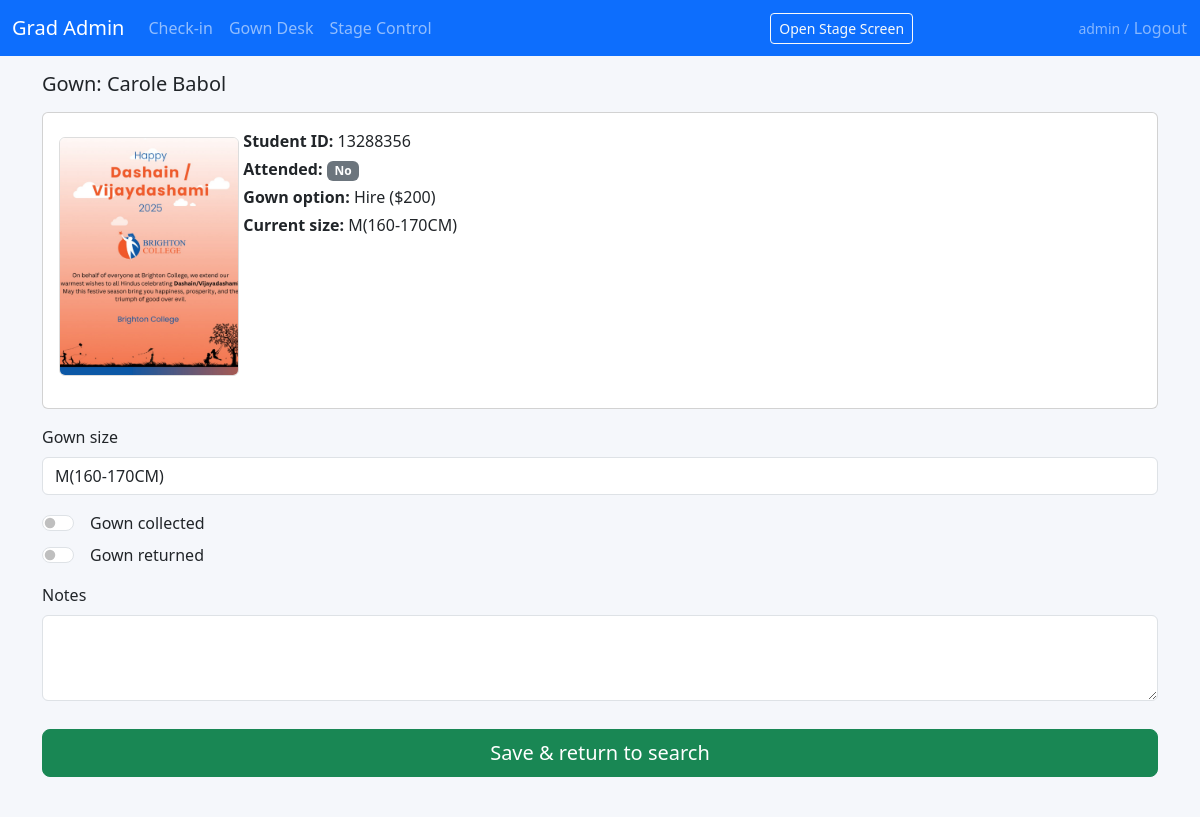
Page /gowns/34/ (signed in) on the earlier database version.
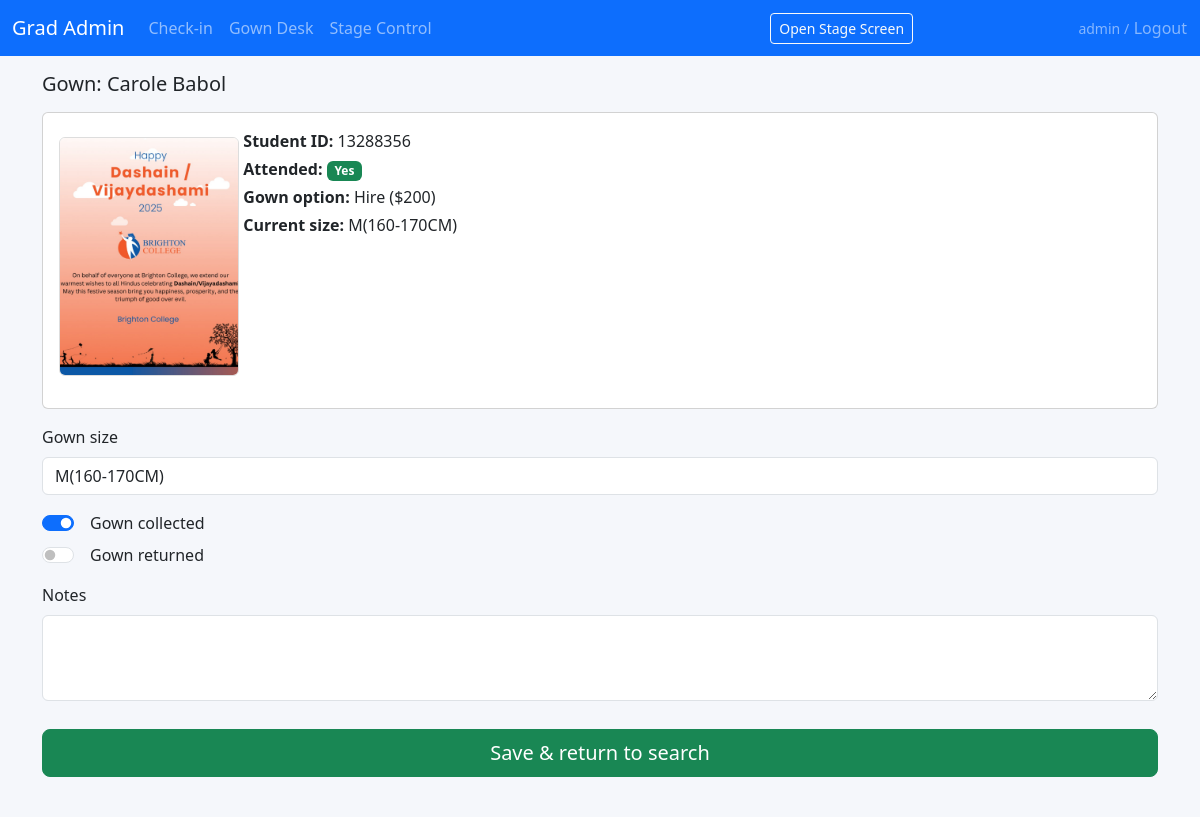
Same page on the later database version.
### ceremony/models.py (models this page shows, shortened)
class Graduate(models.Model):
    submission_date = models.DateTimeField(null=True, blank=True)
    name = models.CharField(max_length=255)
    email = models.EmailField()
    student_id = models.CharField(max_length=50)
    payment_status = models.CharField(max_length=50, blank=True)
    gown_option = models.CharField(
        max_length=50,
        blank=True,
        help_text='Hire or Purchase from form',
    )
    additional_guests = models.PositiveIntegerField(default=0)
    total_amount = models.DecimalField(max_digits=10, decimal_places=2, default=0)
    unique_id = models.CharField(max_length=50, unique=True)
    gown_size = models.CharField(max_length=20, blank=True)
    submission_id = models.CharField(max_length=50, blank=True)
    photo = models.ImageField(upload_to='photos/', null=True, blank=True)
    attended = models.BooleanField(default=False)
    check_in_time = models.DateTimeField(null=True, blank=True)
    checked_in_by = models.CharField(max_length=100, blank=True)
    gown_collected = models.BooleanField(default=False)
    gown_returned = models.BooleanField(default=False)
    gown_notes = models.TextField(blank=True)
    seat_row = models.CharField(max_length=10, blank=True)
    seat_number = models.CharField(max_length=10, blank=True)
    presentation_order = models.PositiveIntegerField(
        null=True, blank=True, help_text='Order for stage presentation'
    )
    display_name = models.CharField(
        max_length=255,
        blank=True,
        help_text='Name as shown on the big screen',
    )
    course_name = models.CharField(
        max_length=255,
        blank=True,
        help_text='Optional – course/qualification to display',
    )
    class Meta:
        ordering = ['presentation_order', 'name']
    def needs_to_return_gown(self):
        if not self.gown_option:
            return False
        return "hire" in self.gown_option.lower()  # safe match for: Hire ($200)

### ceremony/views.py (the view)
# urls.py: path('gowns/<int:pk>/', views.gown_detail, name='gown_detail'),
@login_required
@require_http_methods(['GET', 'POST'])
def gown_detail(request, pk):
    graduate = get_object_or_404(Graduate, pk=pk)
    if request.method == 'POST':
        form = GownForm(request.POST, instance=graduate)
        if form.is_valid():
            obj = form.save()
            messages.success(request, f"{obj.display_name}'s gown collection status is updated.")
            return redirect('gown_search')
    else:
        form = GownForm(instance=graduate)
    return render(
        request,
        'ceremony/gown_detail.html',
        {'graduate': graduate, 'form': form},
    )

### ceremony/forms.py
class GownForm(forms.ModelForm):
    class Meta:
        model = Graduate
        fields = [
            'gown_size',
            'gown_collected',
            'gown_returned',
            'gown_notes',
        ]
        widgets = {
            'gown_size': forms.TextInput(attrs={'class': 'form-control'}),
            'gown_collected': forms.CheckboxInput(attrs={'class': 'form-check-input'}),
            'gown_returned': forms.CheckboxInput(attrs={'class': 'form-check-input'}),
            'gown_notes': forms.Textarea(attrs={'class': 'form-control', 'rows': 3}),
        }

### ceremony/templates/ceremony/gown_detail.html (shortened to what this page needs)
{% extends "ceremony/base.html" %}
{% load static %}
{% block content %}
<h1 class="h5 mb-3">Gown: {{ graduate.name }}</h1>
<div class="card mb-3">
	<div class="card-body">
		<div class="row">
			<div class="col-md-2">
				<div class="mb-3">
					<div class="mt-2">
						<img id="photo-preview"
							src="{% if graduate.photo %}{{ graduate.photo.url }}{% else %}{% static 'ceremony/default_silhouette.png' %}{% endif %}"
							class="img-fluid rounded" style="max-width:180px; border:1px solid #ddd;">
					</div>
				</div>
			</div>
			<div class="col-md-8">
				<p class="mb-1"><strong>Student ID:</strong> {{ graduate.student_id }}</p>
				<p class="mb-1"><strong>Attended:</strong>
					{% if graduate.attended %}
					<span class="badge bg-success">Yes</span>
					{% else %}
					<span class="badge bg-secondary">No</span>
					{% endif %}
				</p>
				<p class="mb-1"><strong>Gown option:</strong> {{ graduate.gown_option }}</p>
				<p class="mb-0"><strong>Current size:</strong> {{ graduate.gown_size }}</p>
			</div>
		</div>
	</div>
</div>
<form method="post" class="mb-5">
	<div class="mb-3">
		<label class="form-label">Gown size</label>
		{{ form.gown_size }}
	</div>
	<div class="form-check form-switch mb-2">
		{{ form.gown_collected }}
		<label class="form-check-label ms-2">Gown collected</label>
	</div>
	{% if graduate.needs_to_return_gown %}
		<div class="form-check form-switch mb-3">
			{{ form.gown_returned }}
			<label class="form-check-label ms-2">Gown returned</label>
		</div>
	{% else %}
		<span class="badge bg-info">No need to return, gown was purchased</span>
	{% endif %}
	<div class="mb-3">
		<label class="form-label">Notes</label>
		{{ form.gown_notes }}
	</div>
	<div class="fixed-bottom-bar">
		<button type="submit" class="btn btn-success w-100 btn-lg">
			Save &amp; return to search
		</button>
	</div>
</form>
{% endblock %}

Differences in the rows shown:
changed Graduate "Carole Babol": attended False → True (drawn); gown_collected "☐" → "☑"
Other differences:
text no longer shown: "No"
text now shown: "Yes"
